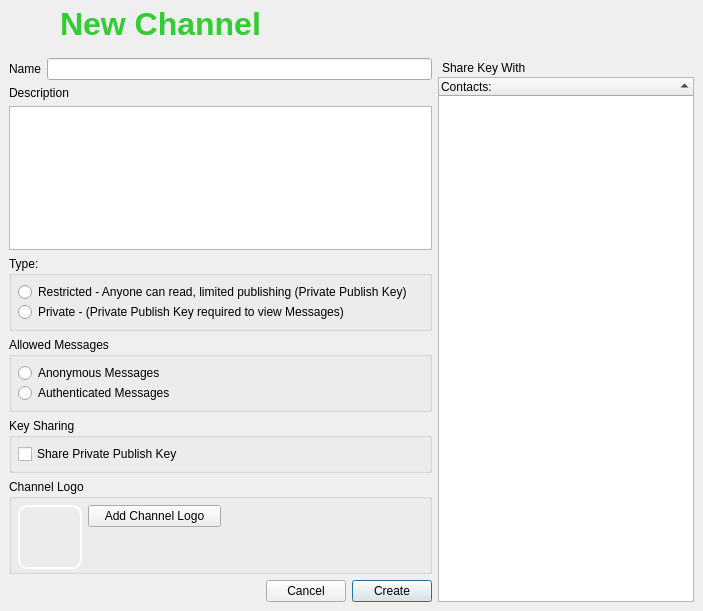
<?xml version="1.0" encoding="UTF-8"?>
<ui version="4.0">
 <class>CreateChannel</class>
 <widget class="QDialog" name="CreateChannel">
  <property name="geometry">
   <rect>
    <x>0</x>
    <y>0</y>
    <width>703</width>
    <height>611</height>
   </rect>
  </property>
  <property name="sizePolicy">
   <sizepolicy hsizetype="Preferred" vsizetype="Preferred">
    <horstretch>0</horstretch>
    <verstretch>0</verstretch>
   </sizepolicy>
  </property>
  <property name="windowTitle">
   <string>Create a new Channel</string>
  </property>
  <property name="windowIcon">
   <iconset resource="../images.qrc">
    <normaloff>:/images/rstray3.png</normaloff>:/images/rstray3.png</iconset>
  </property>
  <layout class="QGridLayout" name="gridLayout_3">
   <property name="margin">
    <number>0</number>
   </property>
   <property name="spacing">
    <number>0</number>
   </property>
   <item row="0" column="0">
    <widget class="QFrame" name="frame_2">
     <property name="maximumSize">
      <size>
       <width>16777215</width>
       <height>64</height>
      </size>
     </property>
     <property name="styleSheet">
      <string notr="true">QFrame#frame_2{background-image: url(:/images/connect/connectFriendBanner.png);}</string>
     </property>
     <property name="frameShape">
      <enum>QFrame::NoFrame</enum>
     </property>
     <property name="frameShadow">
      <enum>QFrame::Raised</enum>
     </property>
     <layout class="QGridLayout" name="gridLayout">
      <property name="margin">
       <number>6</number>
      </property>
      <property name="spacing">
       <number>6</number>
      </property>
      <item row="0" column="0">
       <widget class="QLabel" name="labelicon">
        <property name="maximumSize">
         <size>
          <width>48</width>
          <height>48</height>
         </size>
        </property>
        <property name="styleSheet">
         <string notr="true"/>
        </property>
        <property name="text">
         <string/>
        </property>
        <property name="pixmap">
         <pixmap resource="../images.qrc">:/images/add_channel64.png</pixmap>
        </property>
        <property name="scaledContents">
         <bool>true</bool>
        </property>
       </widget>
      </item>
      <item row="0" column="1">
       <widget class="QLabel" name="textlabelcreatforums">
        <property name="text">
         <string>&lt;span style=&quot;font-size:24pt; font-weight:500;color:#32CD32;&quot;&gt;New Channel&lt;/span&gt;</string>
        </property>
       </widget>
      </item>
     </layout>
    </widget>
   </item>
   <item row="2" column="0">
    <widget class="QFrame" name="frame">
     <property name="frameShape">
      <enum>QFrame::NoFrame</enum>
     </property>
     <property name="frameShadow">
      <enum>QFrame::Raised</enum>
     </property>
     <layout class="QGridLayout" name="gridLayout_5">
      <item row="0" column="0" colspan="3">
       <layout class="QHBoxLayout" name="horizontalLayout">
        <item>
         <widget class="QLabel" name="label">
          <property name="text">
           <string>Name</string>
          </property>
         </widget>
        </item>
        <item>
         <widget class="QLineEdit" name="channelName"/>
        </item>
       </layout>
      </item>
      <item row="0" column="3" rowspan="7">
       <widget class="QDockWidget" name="contactsdockWidget">
        <property name="enabled">
         <bool>true</bool>
        </property>
        <property name="sizePolicy">
         <sizepolicy hsizetype="Preferred" vsizetype="Preferred">
          <horstretch>0</horstretch>
          <verstretch>0</verstretch>
         </sizepolicy>
        </property>
        <property name="maximumSize">
         <size>
          <width>300</width>
          <height>524287</height>
         </size>
        </property>
        <property name="sizeIncrement">
         <size>
          <width>220</width>
          <height>0</height>
         </size>
        </property>
        <property name="baseSize">
         <size>
          <width>0</width>
          <height>0</height>
         </size>
        </property>
        <property name="toolTip">
         <string>check peers you would like to share private publish key with</string>
        </property>
        <property name="floating">
         <bool>false</bool>
        </property>
        <property name="features">
         <set>QDockWidget::NoDockWidgetFeatures</set>
        </property>
        <property name="windowTitle">
         <string>Share Key With</string>
        </property>
        <widget class="QWidget" name="dockWidgetContents">
         <layout class="QGridLayout" name="_2">
          <property name="margin">
           <number>0</number>
          </property>
          <property name="spacing">
           <number>0</number>
          </property>
          <item row="0" column="0">
           <widget class="QTreeWidget" name="keyShareList">
            <property name="sizePolicy">
             <sizepolicy hsizetype="Preferred" vsizetype="Expanding">
              <horstretch>0</horstretch>
              <verstretch>4</verstretch>
             </sizepolicy>
            </property>
            <property name="minimumSize">
             <size>
              <width>20</width>
              <height>0</height>
             </size>
            </property>
            <property name="maximumSize">
             <size>
              <width>300</width>
              <height>16777215</height>
             </size>
            </property>
            <property name="sizeIncrement">
             <size>
              <width>220</width>
              <height>0</height>
             </size>
            </property>
            <property name="baseSize">
             <size>
              <width>200</width>
              <height>0</height>
             </size>
            </property>
            <property name="sortingEnabled">
             <bool>true</bool>
            </property>
            <column>
             <property name="text">
              <string>Contacts:</string>
             </property>
            </column>
           </widget>
          </item>
         </layout>
        </widget>
       </widget>
      </item>
      <item row="1" column="0" colspan="3">
       <layout class="QVBoxLayout">
        <item>
         <widget class="QLabel" name="label_5">
          <property name="text">
           <string>Description</string>
          </property>
         </widget>
        </item>
        <item>
         <widget class="QTextEdit" name="channelDesc"/>
        </item>
       </layout>
      </item>
      <item row="2" column="0" colspan="3">
       <widget class="QGroupBox" name="tyoeGroupBox">
        <property name="title">
         <string>Type:</string>
        </property>
        <layout class="QVBoxLayout" name="_3">
         <property name="spacing">
          <number>0</number>
         </property>
         <property name="margin">
          <number>6</number>
         </property>
         <item>
          <widget class="QRadioButton" name="typePrivate">
           <property name="text">
            <string>Restricted - Anyone can read, limited publishing (Private Publish Key)</string>
           </property>
          </widget>
         </item>
         <item>
          <widget class="QRadioButton" name="typeEncrypted">
           <property name="text">
            <string>Private - (Private Publish Key required to view Messages)</string>
           </property>
          </widget>
         </item>
        </layout>
       </widget>
      </item>
      <item row="3" column="0" colspan="3">
       <widget class="QGroupBox" name="msgGroupBox">
        <property name="title">
         <string>Allowed Messages</string>
        </property>
        <layout class="QVBoxLayout" name="_4">
         <property name="spacing">
          <number>0</number>
         </property>
         <property name="margin">
          <number>6</number>
         </property>
         <item>
          <widget class="QRadioButton" name="msgAnon">
           <property name="text">
            <string>Anonymous Messages</string>
           </property>
          </widget>
         </item>
         <item>
          <widget class="QRadioButton" name="msgAuth">
           <property name="text">
            <string>Authenticated Messages</string>
           </property>
          </widget>
         </item>
         <item>
          <spacer name="verticalSpacer_2">
           <property name="orientation">
            <enum>Qt::Vertical</enum>
           </property>
           <property name="sizeHint" stdset="0">
            <size>
             <width>20</width>
             <height>40</height>
            </size>
           </property>
          </spacer>
         </item>
        </layout>
       </widget>
      </item>
      <item row="4" column="0" colspan="3">
       <widget class="QGroupBox" name="msgGroupBox_2">
        <property name="title">
         <string>Key Sharing</string>
        </property>
        <layout class="QVBoxLayout" name="_5">
         <property name="spacing">
          <number>0</number>
         </property>
         <property name="margin">
          <number>6</number>
         </property>
         <item>
          <widget class="QCheckBox" name="pubKeyShare_cb">
           <property name="text">
            <string>Share Private Publish Key</string>
           </property>
          </widget>
         </item>
         <item>
          <spacer name="verticalSpacer_3">
           <property name="orientation">
            <enum>Qt::Vertical</enum>
           </property>
           <property name="sizeHint" stdset="0">
            <size>
             <width>20</width>
             <height>40</height>
            </size>
           </property>
          </spacer>
         </item>
        </layout>
       </widget>
      </item>
      <item row="5" column="0" colspan="3">
       <widget class="QGroupBox" name="groupBoxLogo">
        <property name="title">
         <string>Channel Logo</string>
        </property>
        <layout class="QGridLayout" name="gridLayout_4">
         <property name="leftMargin">
          <number>6</number>
         </property>
         <property name="topMargin">
          <number>6</number>
         </property>
         <property name="rightMargin">
          <number>6</number>
         </property>
         <property name="bottomMargin">
          <number>2</number>
         </property>
         <property name="verticalSpacing">
          <number>6</number>
         </property>
         <item row="0" column="0">
          <layout class="QGridLayout" name="gridLayout_2">
           <item row="0" column="0" rowspan="2">
            <widget class="QToolButton" name="ChannelLogoButton">
             <property name="minimumSize">
              <size>
               <width>64</width>
               <height>64</height>
              </size>
             </property>
             <property name="maximumSize">
              <size>
               <width>64</width>
               <height>64</height>
              </size>
             </property>
             <property name="styleSheet">
              <string notr="true">
border: 2px solid white;
border-radius: 10px;
</string>
             </property>
             <property name="text">
              <string/>
             </property>
             <property name="icon">
              <iconset resource="../images.qrc">
               <normaloff>:/images/channels.png</normaloff>:/images/channels.png</iconset>
             </property>
             <property name="iconSize">
              <size>
               <width>64</width>
               <height>64</height>
              </size>
             </property>
            </widget>
           </item>
           <item row="0" column="1">
            <widget class="QPushButton" name="LogoButton">
             <property name="text">
              <string>Add Channel Logo</string>
             </property>
             <property name="icon">
              <iconset resource="../images.qrc">
               <normaloff>:/images/add_image24.png</normaloff>:/images/add_image24.png</iconset>
             </property>
            </widget>
           </item>
           <item row="1" column="1">
            <spacer name="horizontalSpacer">
             <property name="orientation">
              <enum>Qt::Horizontal</enum>
             </property>
             <property name="sizeHint" stdset="0">
              <size>
               <width>118</width>
               <height>20</height>
              </size>
             </property>
            </spacer>
           </item>
          </layout>
         </item>
         <item row="1" column="0">
          <spacer name="verticalSpacer">
           <property name="orientation">
            <enum>Qt::Vertical</enum>
           </property>
           <property name="sizeHint" stdset="0">
            <size>
             <width>20</width>
             <height>40</height>
            </size>
           </property>
          </spacer>
         </item>
         <item row="0" column="1">
          <spacer name="horizontalSpacer_2">
           <property name="orientation">
            <enum>Qt::Horizontal</enum>
           </property>
           <property name="sizeHint" stdset="0">
            <size>
             <width>40</width>
             <height>20</height>
            </size>
           </property>
          </spacer>
         </item>
        </layout>
       </widget>
      </item>
      <item row="6" column="0">
       <spacer>
        <property name="orientation">
         <enum>Qt::Horizontal</enum>
        </property>
        <property name="sizeHint" stdset="0">
         <size>
          <width>238</width>
          <height>20</height>
         </size>
        </property>
       </spacer>
      </item>
      <item row="6" column="1">
       <widget class="QPushButton" name="cancelButton">
        <property name="text">
         <string>Cancel</string>
        </property>
       </widget>
      </item>
      <item row="6" column="2">
       <widget class="QPushButton" name="createButton">
        <property name="text">
         <string>Create</string>
        </property>
        <property name="default">
         <bool>true</bool>
        </property>
       </widget>
      </item>
     </layout>
    </widget>
   </item>
  </layout>
 </widget>
 <resources>
  <include location="../images.qrc"/>
 </resources>
 <connections/>
</ui>
